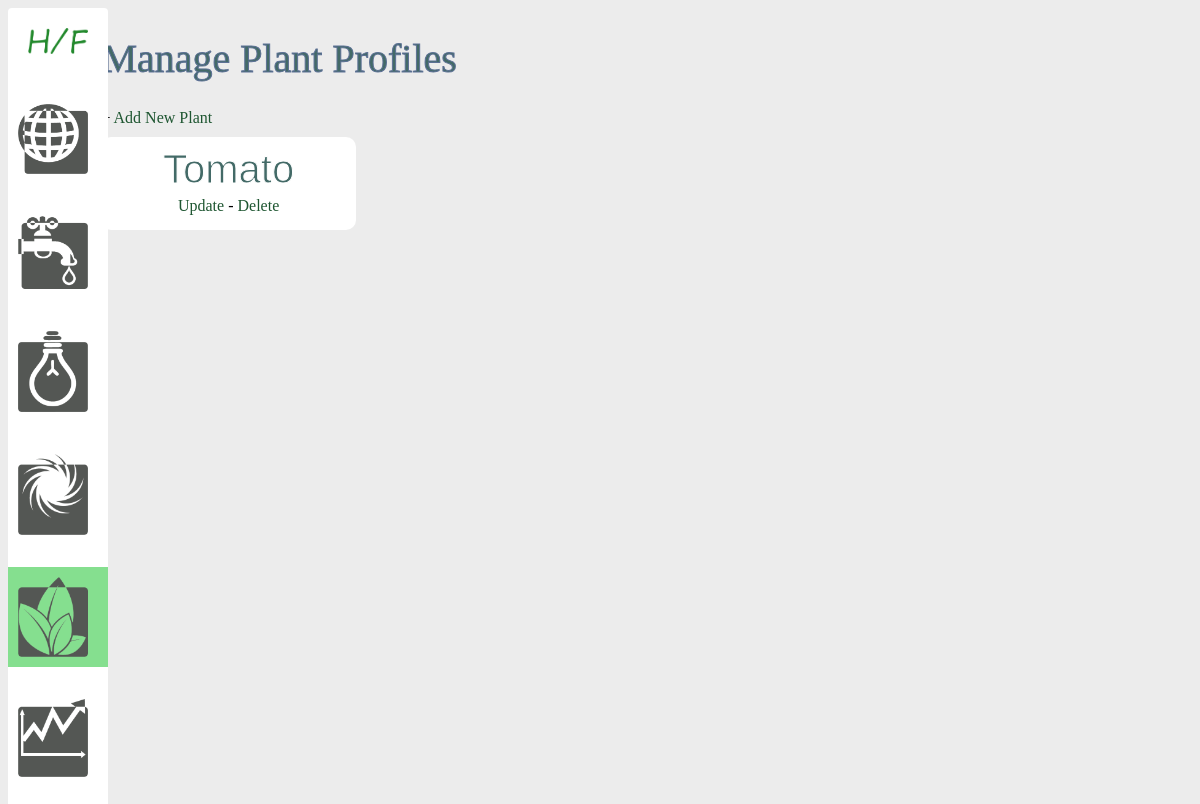
/plant, run on an earlier commit of the app's database.
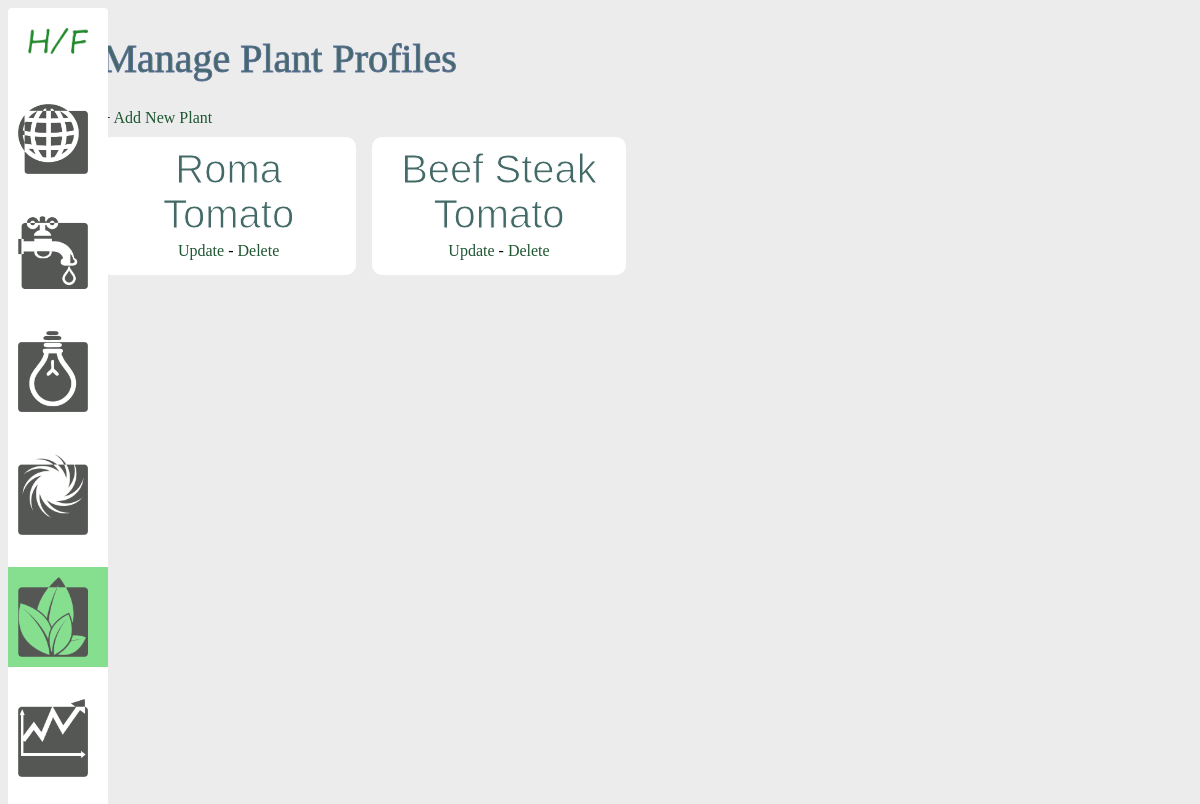
And on a later commit of the database.
### models.py (models this page shows)
class Plant(db.Model):
    id = db.Column(db.Integer, primary_key=True)
    name = db.Column(db.String(50), nullable=False)
    best_ec = db.Column(db.Float, nullable=True)
    best_temp = db.Column(db.Integer, nullable=True)
    best_season = db.Column(db.String(15), nullable=True)

### views.py (the view)
@app.route('/plant')
def list_plant_profiles():
    plants = Plant.query.all()
    return render_template('index_plant.html', plants=plants)

### templates/index_plant.html
{% extends 'layout.html' %}
{% block body %}
    <h1>Manage Plant Profiles</h1>
    + <a href="/add_plant">Add New Plant</a>
    <br />
    <div class = "container">
        {% for plant in plants %}
            <div class = "plant">
                <h2>{{ plant.name }}</h2>
                <a href="/update_plant/{{plant.id}}">Update</a>
                -
                <a href="/delete_plant/{{plant.id}}">Delete</a>
                <br />
            </div>
        {% endfor %}
    </div>
{% endblock %}

What changed in the data, as far as the page shows it:
changed Plant: name "Tomato" → "Roma Tomato"
added Plant: name "Beef Steak Tomato"
